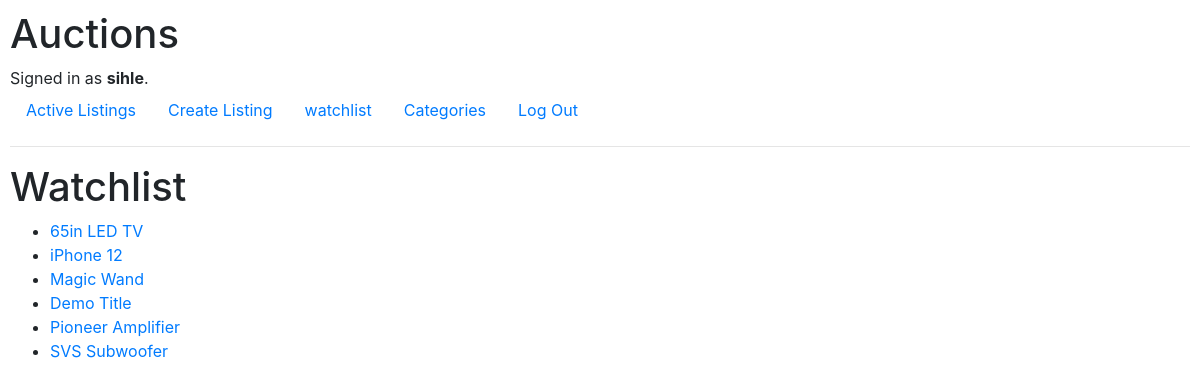
/watchlist (signed in), run on an earlier commit of the app's database.
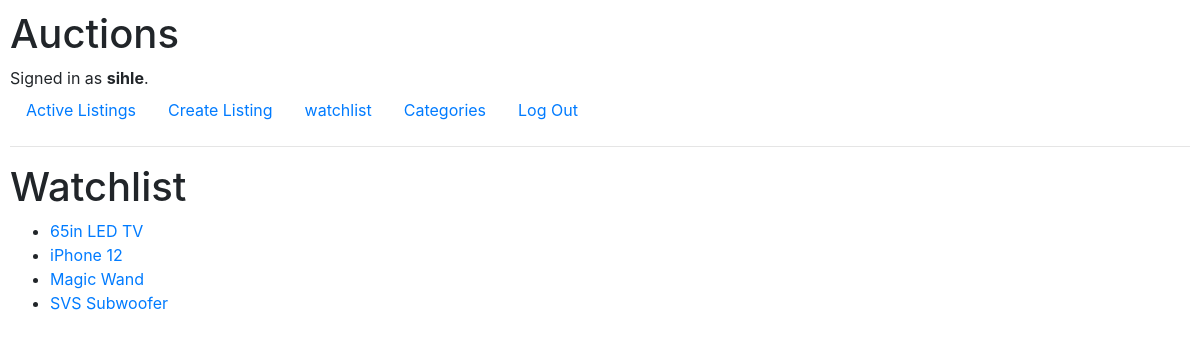
And on a later commit of the database.
### auctions/models.py (models this page shows, shortened)
class Watchlist(models.Model):
    listing = models.ForeignKey(Listing, on_delete=models.CASCADE, related_name="watched")
    user = models.ForeignKey(User, on_delete=models.CASCADE, related_name="wishes")
    status = models.BooleanField(default=False)

class Listing(models.Model):
    title = models.CharField(max_length= 30)
    description = models.CharField(max_length= 200)
    creator = models.ForeignKey(User, on_delete=models.CASCADE, related_name="user", null=True)
    bid = models.ManyToManyField("Bid", related_name="current_bid", null=True)
    bidders = models.ManyToManyField(User, blank=True, related_name="buyers")
    pub_date = models.DateField(default=date.today)
    mod_date = models.DateField(default=date.today)
    comments = models.ManyToManyField("Comment", related_name="listing_comments", null=True, blank=True)
    category = models.ManyToManyField("Category", related_name="listing_category", null=True)
    active = models.BooleanField(default=True)

### auctions/views.py (the view)
# urls.py: path("watchlist", views.watchlist_view, name="watchlist"),
def watchlist_view(request):
    current_user = request.user
    print(f"current user: {current_user.id}")
    return render(request, "auctions/watchlist.html", {"items": Watchlist.objects.filter(user_id=current_user)})
    pass

### auctions/templates/auctions/watchlist.html
{% extends "auctions/layout.html" %}
{% block body %}
    <h1>Watchlist</h1>
    <div>
        <ul>
            {% for item in items %}
                <li><a href="listings/{{item.listing.id}}">{{item.listing.title}}</a></li>
            {% empty %}
            <li> No listings added yet</li>
            {% endfor %}
        </ul>
    </div>
{% endblock %}

What changed in the data, as far as the page shows it:
removed Watchlist: listing "Demo Title"
removed Watchlist: listing "Pioneer Amplifier"
